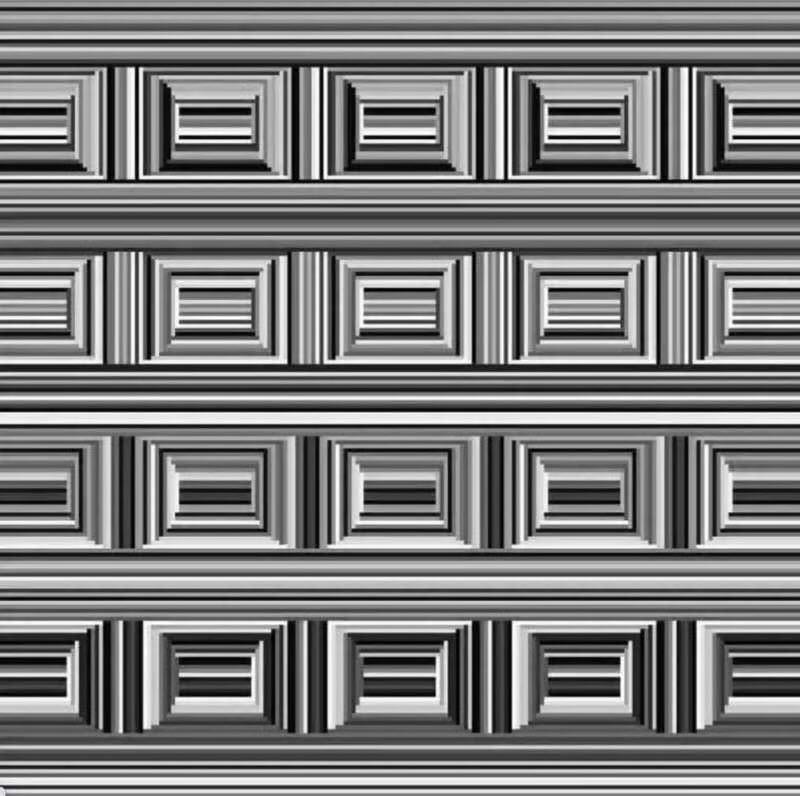
#> input picture data/mess.jpg, 800 x 796 px
$ python shi_tomasi_corner_detector.py
#> lines starting #> are read from the running program, lines starting #| are printed output that depends on the picture; after the words box and inside, x2 and y2 are one past the last pixel; in counts of white or black regions, pixels touching at a corner belong together
import numpy as np
import cv2

img = cv2.imread('data/mess.jpg')
#> img is the input picture: shape (796, 800, 3); mean B, G, R 123.3, 123.3, 123.3

gray = cv2.cvtColor(img, cv2.COLOR_BGR2GRAY)
# _, thre = cv2.threshold(gray, 100, 255, cv2.THRESH_BINARY)
thre = cv2.adaptiveThreshold(gray, 255, cv2.ADAPTIVE_THRESH_GAUSSIAN_C, cv2.THRESH_BINARY, 5, 0)
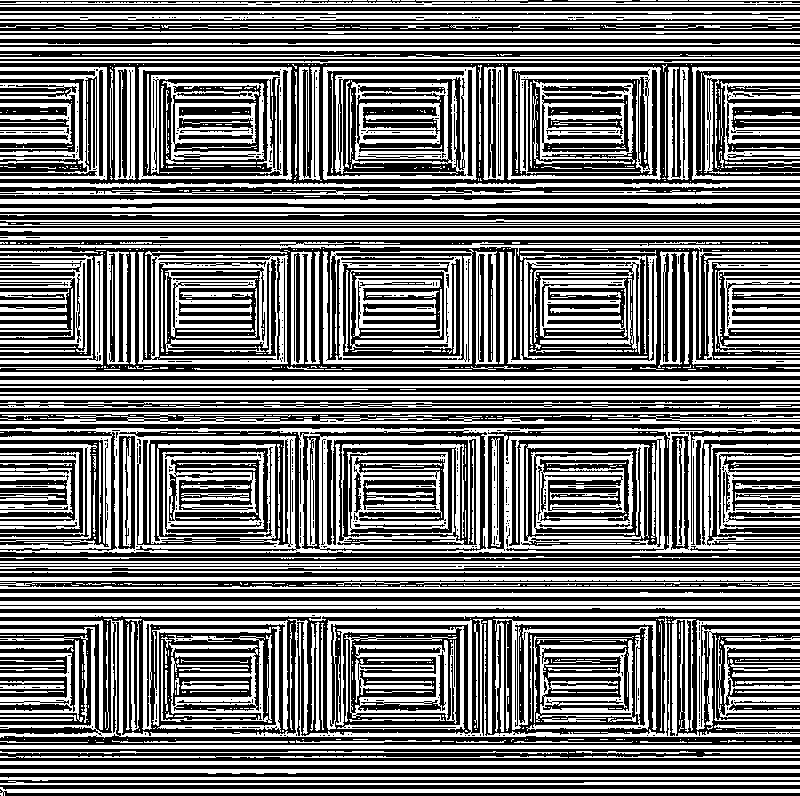
#> thre: shape (796, 800); 47.2% white; 1028 white regions (649 under 20 px), largest, box (x1, y1, x2, y2) and area: (0, 428, 800, 553) 27955, (0, 618, 800, 738) 9366, (323, 66, 477, 180) 7576
corners = cv2.goodFeaturesToTrack(thre, 100, 0.1, 1)  # max number of corners(from strongest); quality level of
#> corners = 100 rows, first 8: [166, 666], [547, 517], [531, 270], [457, 539], [156, 721], [70, 709], [81, 706], [81, 705]
# corner; min distance

corners = np.int0(corners)

for i in corners:
    x, y, = i.ravel()
    cv2.circle(img, (x, y), 3, 255, -1)
#> this loop made 100 passes
#> (x, y) on passes 1 to 12: (166, 666), (547, 517), (531, 270), (457, 539), (156, 721), (70, 709), (81, 706), (81, 705), (538, 274), (444, 167), (444, 166), (616, 122)
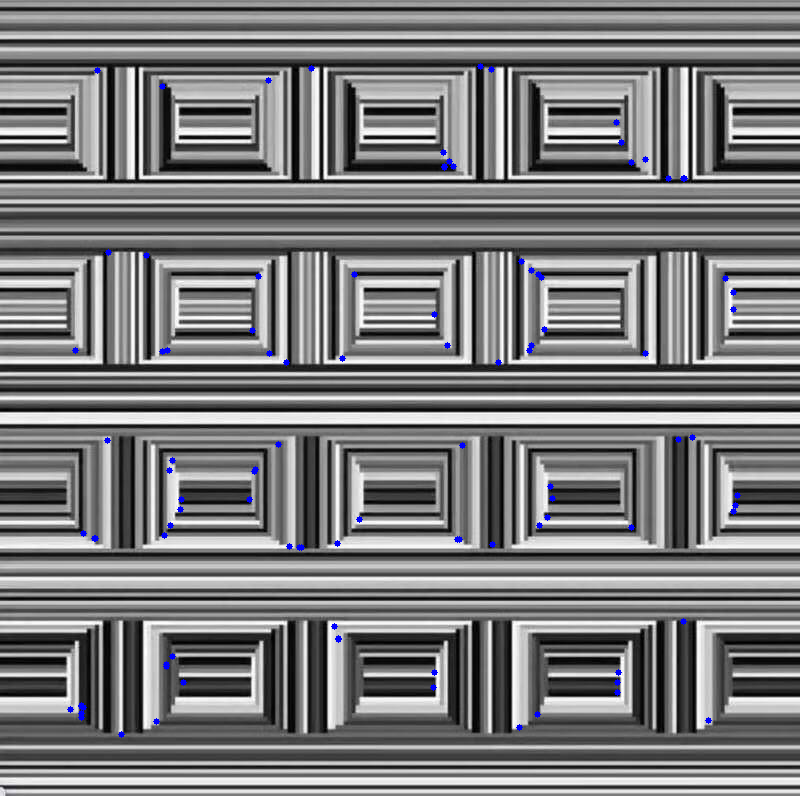
#> img: shape (796, 800, 3); 0.42% of pixels changed, all inside (x1, y1, x2, y2) = (67, 63, 741, 738)

cv2.imshow('dst', img)
cv2.imshow('thre', thre)

if cv2.waitKey(0) & 0xFF == 27:
#> (key Esc is pressed here)
    cv2.destroyAllWindows()

$ run again, with data/Hands-Front-Back.jpg copied over data/mess.jpg
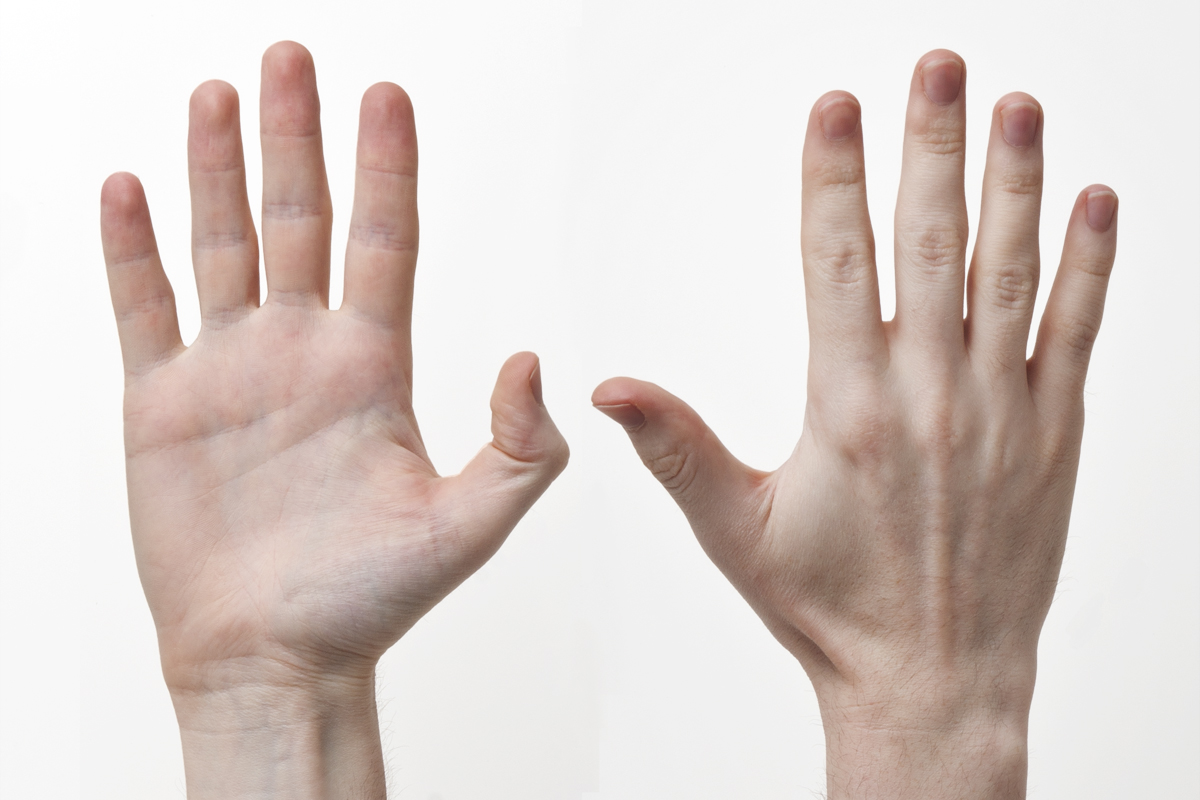
#> input picture data/Hands-Front-Back.jpg, 1200 x 800 px
#> img is the input picture: shape (800, 1200, 3); mean B, G, R 201.5, 206.5, 218.4
#> `thre = cv2.adaptiveThreshold(gray, 255, cv2.ADAPTIVE_THRESH_GAUSSIAN_C..`:
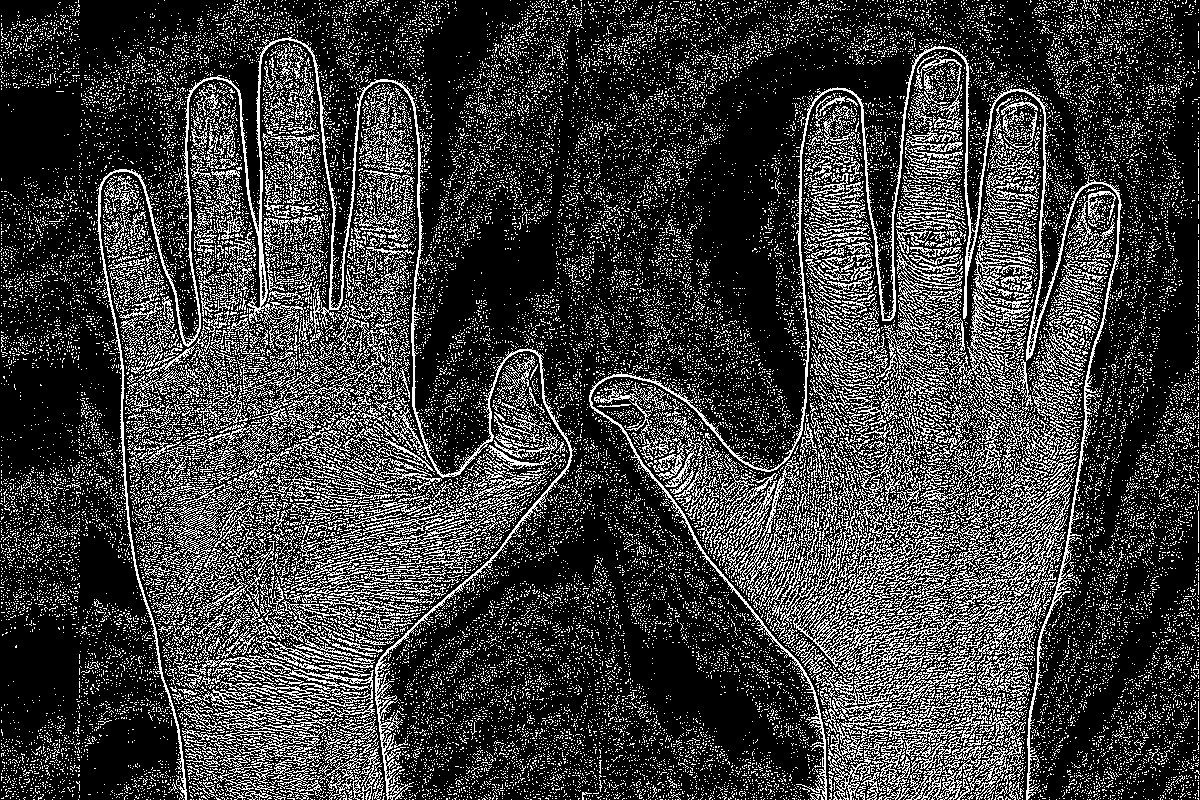
#> thre: shape (800, 1200); 24% white in thin lines or dots
#> corners = 100 rows, first 8: [475, 555], [157, 447], [416, 585], [411, 504], [854, 451], [925, 413], [127, 373], [138, 353]
#> the loop `for i in corners:` made 100 passes
#> after the loop `for i in corners:`:
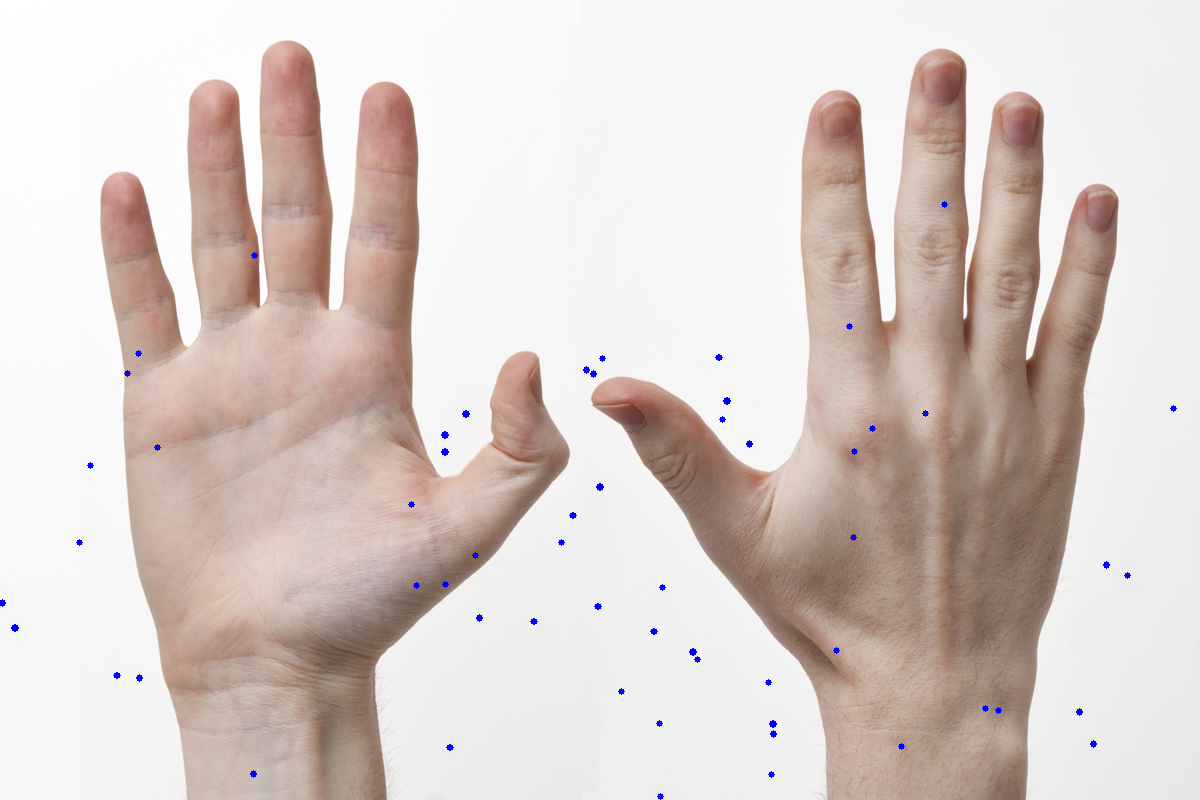
#> img: shape (800, 1200, 3); 0.2% of pixels changed, all inside (x1, y1, x2, y2) = (0, 201, 1177, 800)

$ run again, with data/apple.jpg copied over data/mess.jpg
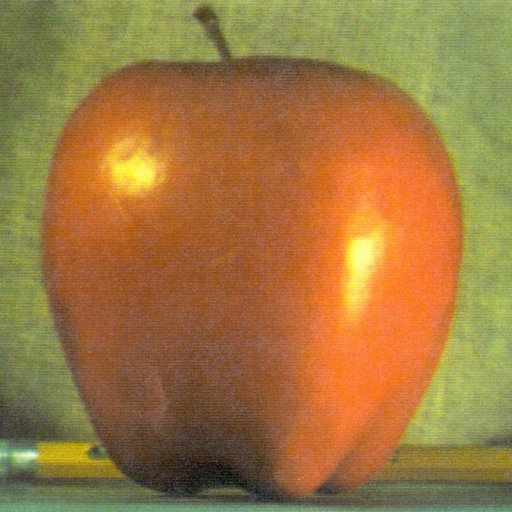
#> input picture data/apple.jpg, 512 x 512 px
#> img is the input picture: shape (512, 512, 3); mean B, G, R 64.8, 119.7, 159.1
#> `thre = cv2.adaptiveThreshold(gray, 255, cv2.ADAPTIVE_THRESH_GAUSSIAN_C..`:
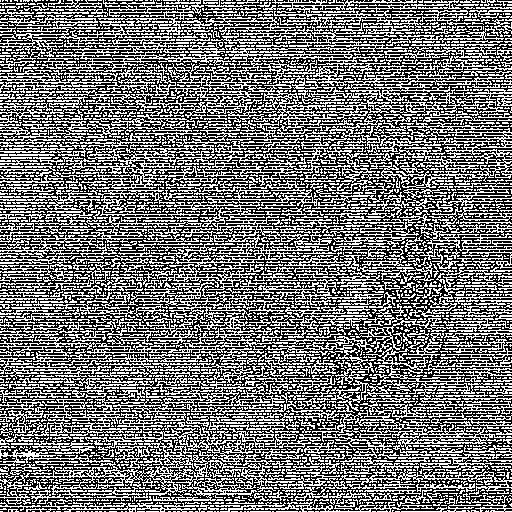
#> thre: shape (512, 512); 45.3% white in thin lines or dots
#> corners = 100 rows, first 8: [401, 328], [409, 325], [181, 320], [34, 499], [467, 490], [281, 405], [299, 388], [435, 299]
#> the loop `for i in corners:` made 100 passes
#> after the loop `for i in corners:`:
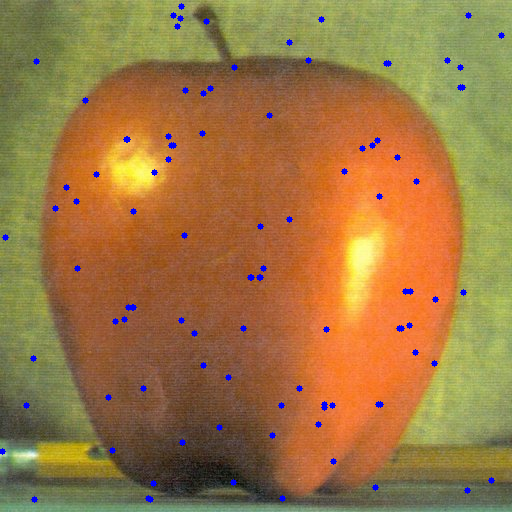
#> img: shape (512, 512, 3); 1.03% of pixels changed, all inside (x1, y1, x2, y2) = (0, 3, 505, 503)
